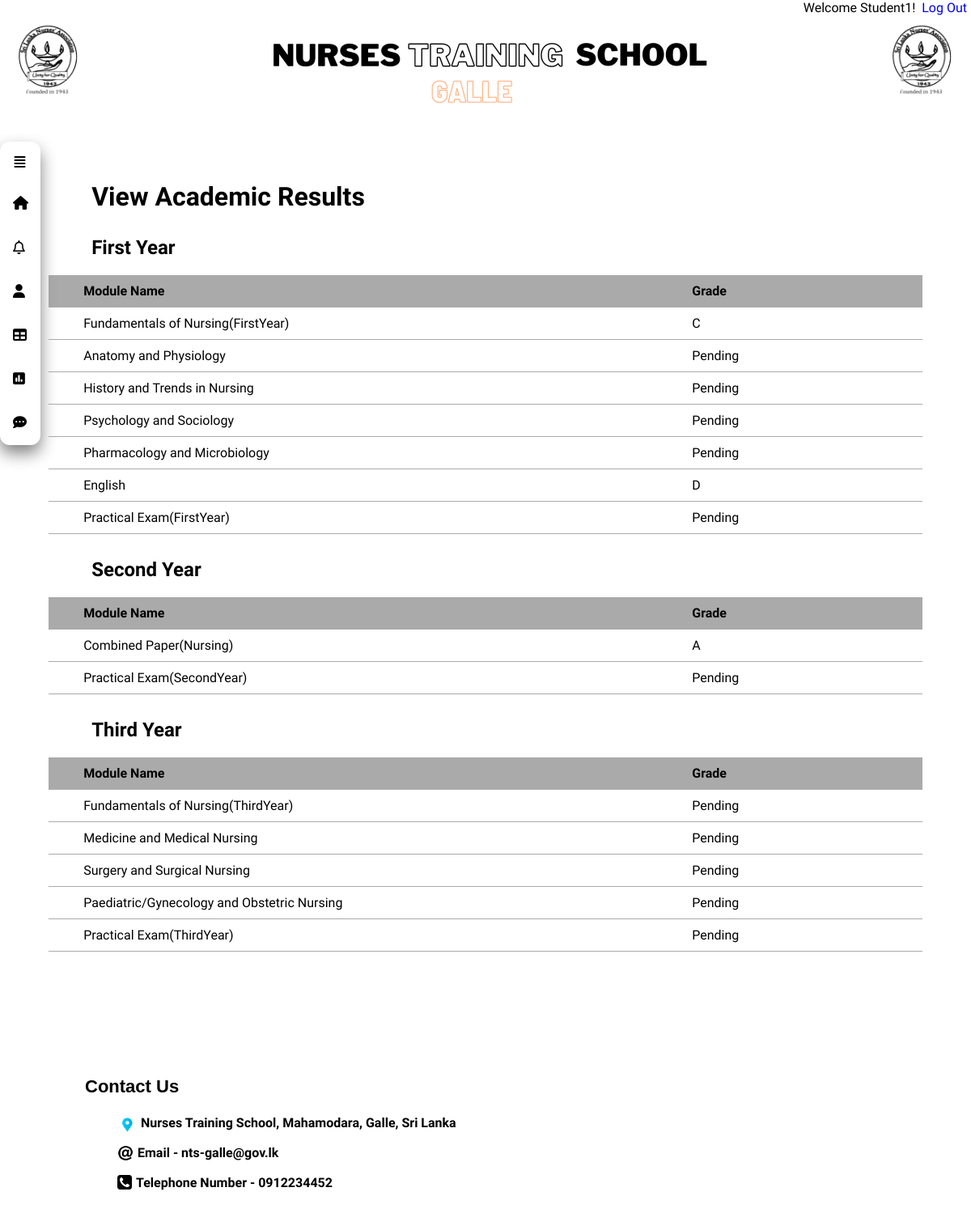
The page /view-results.php (signed in) on the database its author committed.
### tables this page shows
CREATE TABLE `result` (
  `index_no` varchar(6) NOT NULL,
  `first_name` varchar(50) NOT NULL,
  `last_name` varchar(100) NOT NULL,
  `batch` int(4) NOT NULL,
  `1Y01` varchar(4) NOT NULL,
  `1Y02` varchar(4) NOT NULL,
  `1Y03` varchar(4) NOT NULL,
  `1Y04` varchar(4) NOT NULL,
  `1Y05` varchar(4) NOT NULL,
  `1Y06` varchar(4) NOT NULL,
  `1Y07` varchar(4) NOT NULL,
  `2Y01` varchar(4) NOT NULL,
  `2Y02` varchar(4) NOT NULL,
  `3Y01` varchar(4) NOT NULL,
  `3Y02` varchar(4) NOT NULL,
  `3Y03` varchar(4) NOT NULL,
  `3Y04` varchar(4) NOT NULL,
  `3Y05` varchar(4) NOT NULL,
  `is_deleted` tinyint(1) NOT NULL
);

### Model/model.php (called while the page is built, shortened)
<?php require_once __DIR__ . "/../Model/userdb.php" ?>
<?php require_once __DIR__ . "/../inc/functions.php" ?>
<?php require_once('timetable.php'); ?>
<?php
class Model {
	public static function viewResults(){
		global $connection;
		$query = "SELECT * FROM result WHERE index_no = '{$_SESSION['index_no']}'";
		$record = mysqli_query($connection, $query);
		if (mysqli_num_rows($record) == 1) {
			$user = mysqli_fetch_assoc($record);
			return $user;
		} else {
			$errors[] = 'No Record in Result Table';
			return null;
		}
	}
}
 ?>

### inc/functions.php (the view, shortened to what this page needs)
<?php
	function generate_result_table_row($i){
		$table_data = '';
		global $allKeys;
		global $modules;
		global $user;
		$module_code = $allKeys[$i];
		$module_name = $modules[$module_code];
		$grade = $user[$module_code]; if (strtolower($grade) == 'null' ) {
			$grade = 'Pending';
		}
		$table_data .= "<tr>";
		$table_data .= "<td>{$module_name}</td>";
		$table_data .= "<td>{$grade}</td>";
		$table_data .= "</tr>";
		return $table_data;
	}
?>

### Controller/view-results-cont.php (shortened to what this page needs)
<?php require_once('inc/functions.php'); ?>
<?php require_once('Model/result.php'); ?>
<?php include_once('Model/model.php'); ?>
<?php
if (!isset($_SESSION['index_no'])) {
    header('Location: login.php');
}
else if(strlen($_SESSION['index_no'])!= 6){
    header('Location: login.php');
}
else{
	$first_year = '';
	$second_year = '';
	$third_year = '';
	$user = Model::viewResults();
	$modules = Result::$modules;
	if($user){
		$allKeys = array_keys($user);
	}
	for ($i=4; $i < 11 ; $i++) {
		$first_year .= generate_result_table_row($i);
	}
	for ($i=11; $i < 13 ; $i++) {
		$second_year .= generate_result_table_row($i);
	}
	for ($i=13; $i < 18 ; $i++) {
		$third_year .= generate_result_table_row($i);
	}
}

### css/viewResultsRes.css (style rules this page uses)
table.sem_result th, table.sem_result td { padding: 10px; border-bottom: 1px solid #aaa; }
@media only screen and (min-width: 900px) { table.sem_result th, table.sem_result td { padding-left:4%; } }

### css/view-results.css (style rules this page uses)
* { font-family: 'Work Sans', sans-serif; }
body, html { padding: 0; margin: 0; width: 100%; box-sizing: border-box; }

### css/student-profile.css (style rules this page uses)
* { font-family: 'Work Sans', sans-serif; text-decoration: none; }
body, html { padding: 0; margin: 0; width: 100%; box-sizing: border-box; }

### rows shown on the page
result: 1Y01 "C", 1Y02 "Pending", 1Y03 "Pending", 1Y04 "Pending", 1Y05 "Pending", 1Y06 "D", 1Y07 "Pending", 2Y01 "A", 2Y02 "Pending", 3Y01 "Pending", 3Y02 "Pending", 3Y03 "Pending", 3Y04 "Pending", 3Y05 "Pending"

### other values the page prints
$_SESSION['first_name'] "Student1"
$module_name "Fundamentals of Nursing(FirstYear)"
$module_name "Anatomy and Physiology"
$module_name "History and Trends in Nursing"
$module_name "Psychology and Sociology"
$module_name "Pharmacology and Microbiology"
$module_name "English"
$module_name "Practical Exam(FirstYear)"
$module_name "Combined Paper(Nursing)"
$module_name "Practical Exam(SecondYear)"
$module_name "Fundamentals of Nursing(ThirdYear)"
$module_name "Medicine and Medical Nursing"
$module_name "Surgery and Surgical Nursing"
$module_name "Paediatric/Gynecology and Obstetric Nursing"
$module_name "Practical Exam(ThirdYear)"
